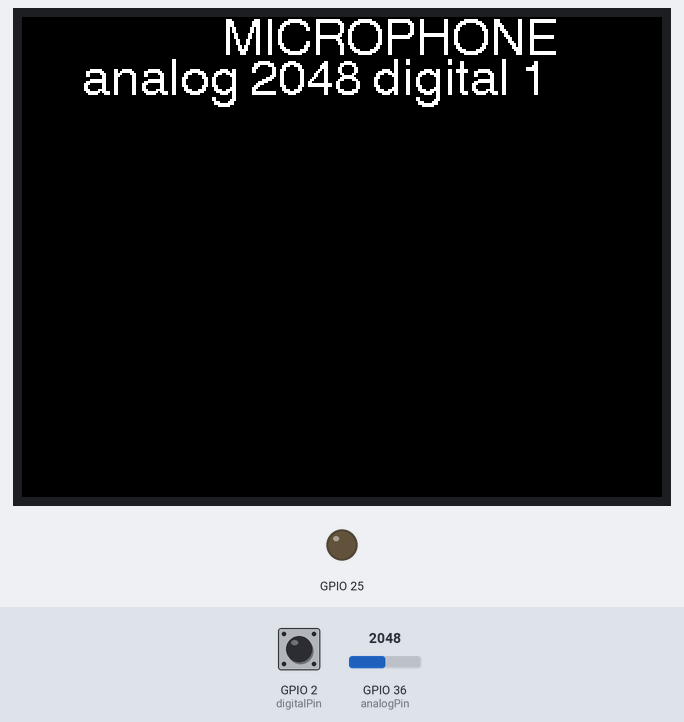
Recording of a sketch running on a simulated ESP32. Parts: 320×240 colour display, output pins drawn as LEDs (lit = HIGH). The inputs (shaded band) are chosen by the test bench; at power-on: GPIO 36 (analogPin) = 2048, GPIO 2 (digitalPin) HIGH. WiFi joins after 1.5 s; servers stay silent unless stated; what the sketch prints to the serial monitor is not drawn.

Above: at 3.3 s.
3.4 s: GPIO 36 (analogPin) set to 2866
At 4.9 s:
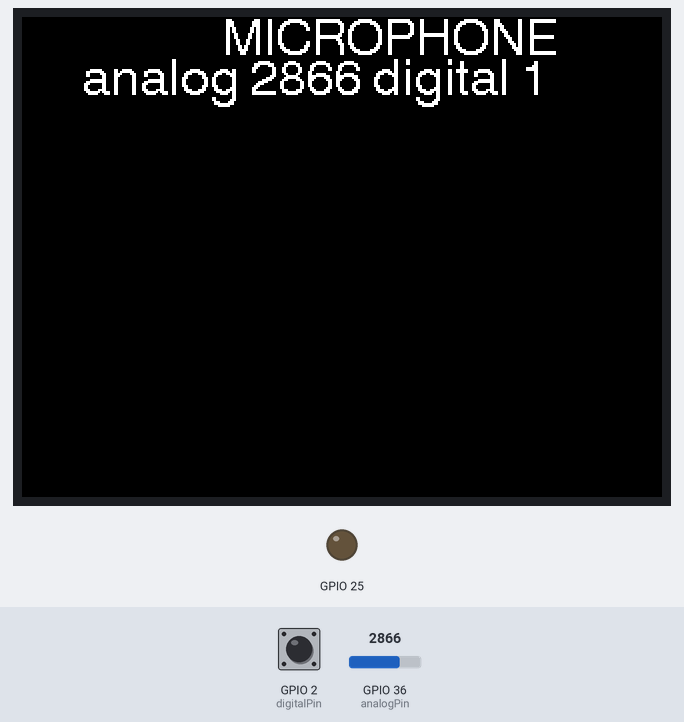
5.2 s: GPIO 2 (digitalPin) pulled LOW for 0.6 s
At 6.0 s:
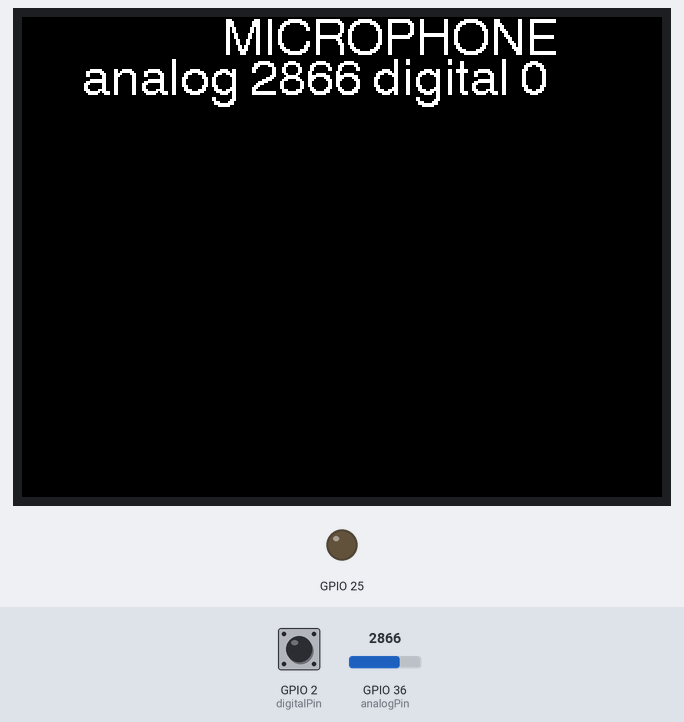
7.7 s: GPIO 36 (analogPin) set to 3603
At 8.1 s:
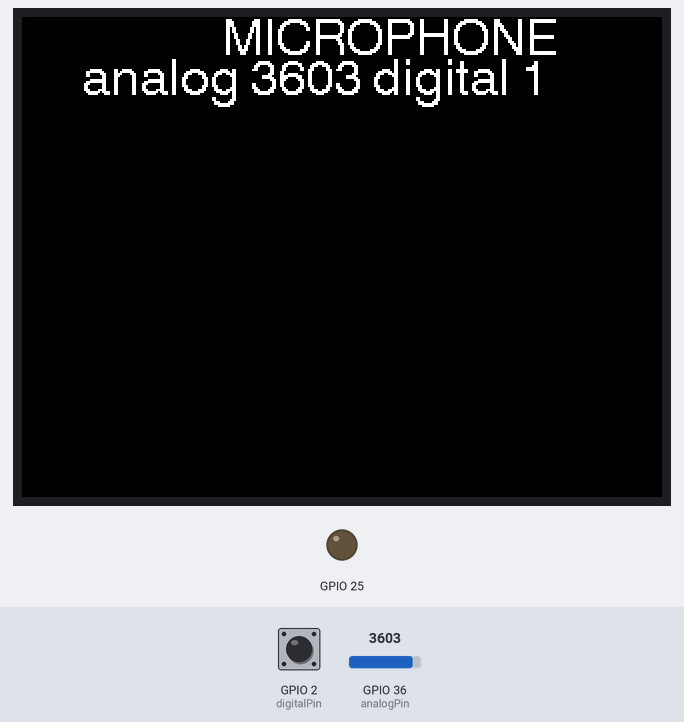
9.3 s: GPIO 2 (digitalPin) pulled LOW for 1 s
At 10.1 s:
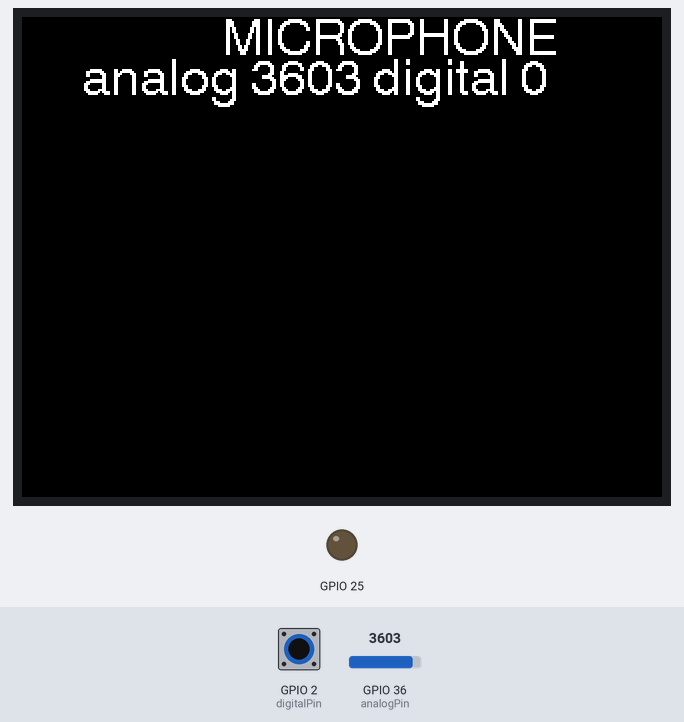
11.8 s: GPIO 36 (analogPin) set to 4095
At 12.5 s:
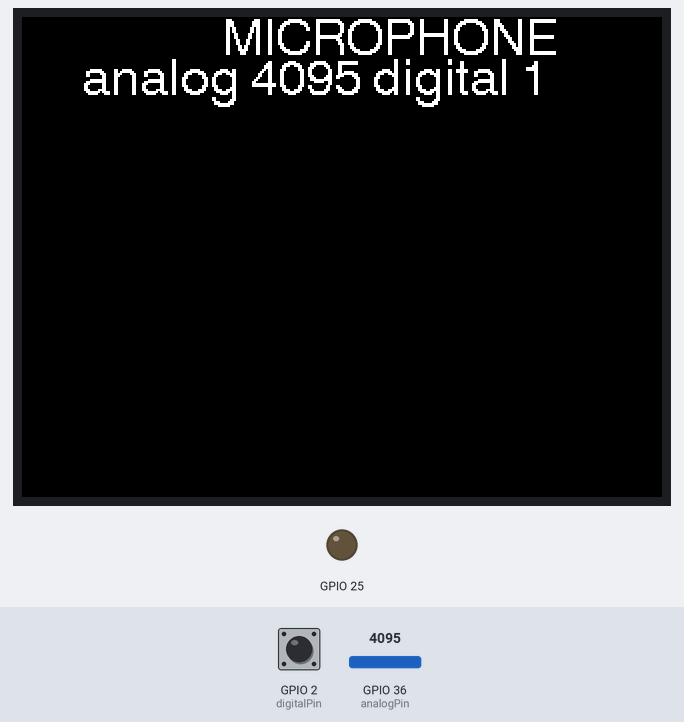
Timing chart, 0 to 14.4 s (numbered marks = the images above; inputs shaded):
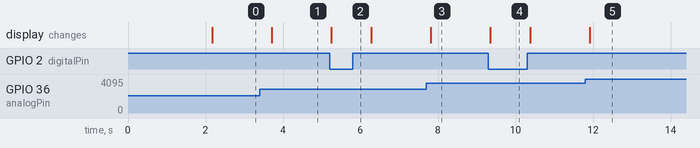

The sketch:

m5stackthingspeak.ino
```cpp
#include <M5Stack.h>
#include <WiFi.h>
#include <ThingSpeak.h>

const char *ssid = "wifi hello";       // Replace with your WiFi SSID
const char *password = "94949494"; // Replace with your WiFi password
const char *thingSpeakAPIKey = "164FTE3FJEW2G2F2"; // Replace with your ThingSpeak API key

const int analogPin = 36;
const int digitalPin = 2;

WiFiClient client;

void setup() {
  // Initialize M5Stack and LCD
  M5.begin();
  M5.Lcd.setCursor(100, 0, 4);
  M5.Lcd.print("MICROPHONE");

  // Set up pin modes
  pinMode(digitalPin, INPUT_PULLUP);
  dacWrite(25, 0);

  // Initialize Serial communication
  Serial.begin(115200);

  // Connect to WiFi
  WiFi.begin(ssid, password);
  Serial.print("Connecting to WiFi");

  while (WiFi.status() != WL_CONNECTED) {
    delay(1000);
    Serial.print(".");
  }

  // Print IP address once connected
  Serial.println();
  Serial.print("Connected to WiFi. IP Address: ");
  Serial.println(WiFi.localIP());

  // Initialize ThingSpeak
  ThingSpeak.begin(client);
}

uint16_t a_data;
uint16_t d_data;

void loop() {
  // Read analog and digital data
  a_data = analogRead(analogPin);
  d_data = digitalRead(digitalPin);

  // Print values to Serial Monitor
  Serial.print("analog ");
  Serial.print(a_data);
  Serial.print(" digital ");
  Serial.println(d_data);

  // Display values on M5Stack LCD
  M5.Lcd.setCursor(30, 20, 4);
  M5.Lcd.printf("analog %d digital %d\n", a_data, d_data);

  // Send data to ThingSpeak
  ThingSpeak.setField(1, a_data); // Send analog data to field 1
  ThingSpeak.setField(2, d_data); // Send digital data to field 2

  // Update ThingSpeak (write data to channel)
  int responseCode = ThingSpeak.writeFields(2805296, thingSpeakAPIKey);  // Replace Your_Channel_ID with your actual channel ID

  // Check for successful data send
  if (responseCode == 200) {
    Serial.println("Data sent successfully to ThingSpeak!");
  } else {
    Serial.print("Failed to send data. HTTP response code: ");
    Serial.println(responseCode);
  }

  delay(200); // Delay before sending next data (200 ms)
}
```

Measured:
- after the input at 3.4 s, the display: changes after 0.31 s (image 1)
- after the input at 5.2 s, the display: changes after 0.05 s (image 2)
- after the input at 7.7 s, the display: changes after 0.12 s (image 3)
- after the input at 9.3 s, the display: changes after 0.05 s (image 4)
- after the input at 11.8 s, the display: changes after 0.12 s (image 5)
